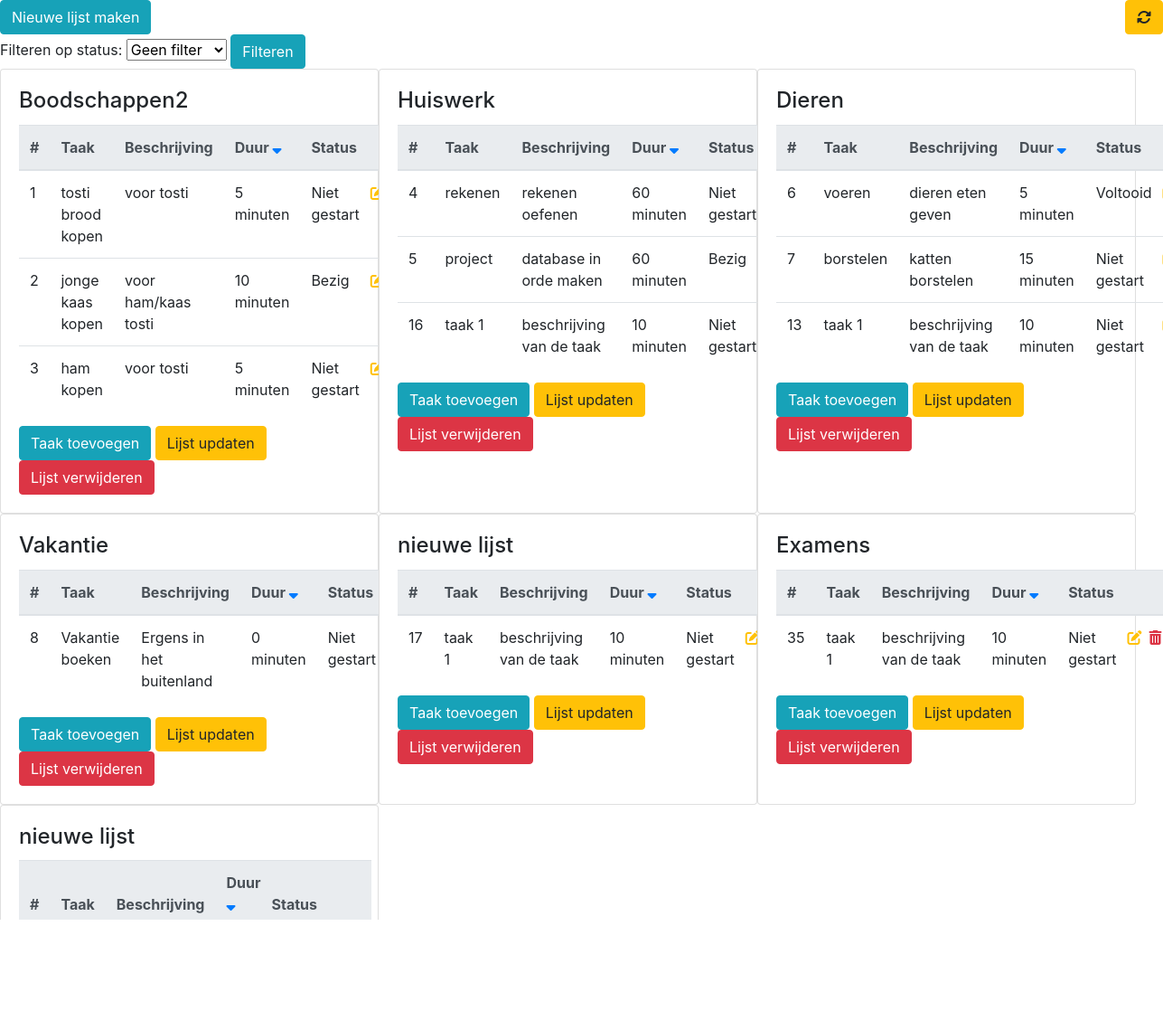
The page / on the database its author committed.
### tables this page shows
CREATE TABLE IF NOT EXISTS `lists` (
  `id` int(11) NOT NULL AUTO_INCREMENT,
  `name` varchar(255) NOT NULL,
  PRIMARY KEY (`id`),
  UNIQUE KEY `id` (`id`)
);

CREATE TABLE IF NOT EXISTS `tasks` (
  `id` int(11) NOT NULL AUTO_INCREMENT,
  `list_id` int(11) NOT NULL DEFAULT 0,
  `name` varchar(255) NOT NULL,
  `description` varchar(255) NOT NULL,
  `duration` int(11) NOT NULL DEFAULT 0,
  `status_id` int(11) NOT NULL DEFAULT 1,
  PRIMARY KEY (`id`),
  KEY `list_id` (`list_id`),
  KEY `status_id` (`status_id`)
);

CREATE TABLE IF NOT EXISTS `statuses` (
  `id` int(11) NOT NULL AUTO_INCREMENT,
  `name` varchar(255) NOT NULL,
  PRIMARY KEY (`id`)
);

### includes/functions.php (called while the page is built, shortened)
<?php
    function getAllLists() {
        $conn = dbcon();
        $query = $conn->prepare("SELECT * FROM lists");
        $query->execute();
        return $query->fetchAll();
    }
    function getAllTasks() {
        $conn = dbcon();
        if (isset($_POST["status"])) {
            if ($_POST["status"] != "") {
                $query = $conn->prepare("SELECT * FROM tasks WHERE status_id = :filter");
                $query->bindParam(":filter", $_POST["status"]);
            } else {
                $query = $conn->prepare("SELECT * FROM tasks");
            }
        } else {
            $query = $conn->prepare("SELECT * FROM tasks");
        }
        $query->execute();
        return $query->fetchAll();
    }
    function getAllStatuses() {
        $conn = dbcon();
        $query = $conn->prepare("SELECT * FROM statuses");
        $query->execute();
        return $query->fetchAll();
    }

### index.php (the view, shortened to what this page needs)
<?php
    require_once("includes/functions.php");
    $lists = getAllLists();
    $tasks = getAllTasks();
    $statuses = getAllStatuses();
    $order = isset($_GET["order"]) && strtolower($_GET["order"]) == "desc" ? "DESC" : "ASC";
    $orderSort = $order == "ASC" ? "desc" : "asc";
?>
<?php require_once("includes/header.php") ?>
        <a href="createList.php" class="btn btn-info">Nieuwe lijst maken</a>
        <a href="index.php" class="btn btn-warning float-right"><i class="fas fa-sync-alt"></i></a>
        <form class="form" action="<?php echo $_SERVER["PHP_SELF"] ?>" method="POST">
            <label for="status">Filteren op status: </label>
            <select name="status" id="status">
                <option value="">Geen filter</option>
            </select>
            <input type="submit" class="btn btn-info" value="Filteren">
        </form>
        <div class="row col-12">
            <?php foreach ($lists as $list) { ?>
            <div class="card col-4 m-0 p-0">
                <div class="card-body">
                    <h4 class="card-title"><?php echo $list["name"] ?></h4>
                    <div class="card-text">
                        <table class="table">
                            <thead class="thead-light">
                                <tr>
                                    <th>#</th>
                                    <th>Taak</th>
                                    <th>Beschrijving</th>
                                    <th class="pr-0">
                                        Duur
                                        <a href="index.php?order=<?php echo $orderSort ?>">
                                            <?php if (isset($orderSort) && $orderSort == "asc") { ?>
                                                <i class="fas fa-sort-up"></i>
                                            <?php } elseif (isset($orderSort) && $orderSort == "desc") { ?>
                                                <i class="fas fa-sort-down"></i>
                                            <?php } ?>
                                        </a>
                                    </th>
                                    <th>Status</th>
                                    <th></th>
                                    <th></th>
                                </tr>
                            </thead>
                            <tbody>
                                <?php
                                    foreach ($tasks as $task) {
                                        if ($task["list_id"] == $list["id"]) {
                                ?>
                                <tr>
                                    <td><?php echo $task["id"] ?></td>
                                    <td><?php echo $task["name"] ?></td>
                                    <td><?php echo $task["description"] ?></td>
                                    <td><?php echo $task["duration"] ?> minuten</td>
                                    <td>
                                        <?php
                                            foreach ($statuses as $status) {
                                                if ($task["status_id"] == $status["id"]) {
                                                    echo $status["name"];
                                                }
                                            }
                                        ?>
                                    </td>
                                    <td class="px-0"><a href="updateTask.php?id=<?php echo $task["id"] ?>" class="text-warning"><i class="fas fa-edit"></i></a></td>
                                    <td class="px-0"><a href="deleteTask.php?id=<?php echo $task["id"] ?>" class="text-danger"><i class="fas fa-trash-alt"></i></a></td>
                                </tr>
                                <?php
                                        }
                                    }
                                ?>
                            </tbody>
                        </table>
                        <div class="row col-12">
                            <div class="mx-auto">
                                <a href="createTask.php?id=<?php echo $list["id"] ?>" class="btn btn-info">Taak toevoegen</a>
                                <a href="updateList.php?id=<?php echo $list["id"] ?>" class="btn btn-warning">Lijst updaten</a>
                                <a href="deleteList.php?id=<?php echo $list["id"] ?>" class="btn btn-danger">Lijst verwijderen</a>
                            </div>
                        </div>
                    </div>
                </div>
            </div>
            <?php } ?>
        </div>
<?php require_once("includes/footer.php") ?>

### includes/header.php (shortened to what this page needs)
<!DOCTYPE html>
<html lang="en">
    <head>
        <link rel="stylesheet" href="https://stackpath.bootstrapcdn.com/bootstrap/4.3.1/css/bootstrap.min.css">
    </head>
    <body>

### includes/footer.php (shortened to what this page needs)
    </body>
</html>

### rows shown on the page
lists: name "Boodschappen2"
tasks: id "1", name "tosti brood kopen", description "voor tosti", duration "5"
statuses: name "Niet gestart"
tasks: id "2", name "jonge kaas kopen", description "voor ham/kaas tosti", duration "10"
statuses: name "Bezig"
tasks: id "3", name "ham kopen", description "voor tosti", duration "5"
lists: name "Huiswerk"
tasks: id "4", name "rekenen", description "rekenen oefenen", duration "60"
tasks: id "5", name "project", description "database in orde maken", duration "60"
tasks: id "16", name "taak 1", description "beschrijving van de taak", duration "10"
lists: name "Dieren"
tasks: id "6", name "voeren", description "dieren eten geven", duration "5"
statuses: name "Voltooid"
tasks: id "7", name "borstelen", description "katten borstelen", duration "15"
tasks: id "13", name "taak 1", description "beschrijving van de taak", duration "10"
lists: name "Vakantie"
tasks: id "8", name "Vakantie boeken", description "Ergens in het buitenland", duration "0"
lists: name "nieuwe lijst"
tasks: id "17", name "taak 1", description "beschrijving van de taak", duration "10"
lists: name "Examens"
tasks: id "35", name "taak 1", description "beschrijving van de taak", duration "10"
lists: name "nieuwe lijst"
